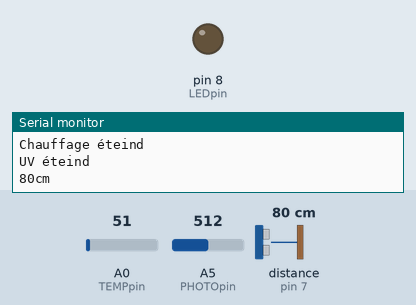
Simulated run of this sketch. Board: Arduino Uno, built with avr-gcc and run on an emulated ATmega328P. On the bench: output pins drawn as LEDs (lit = HIGH), the last lines printed to the serial monitor. Wiring (inferred from the names in the program): ultrasonic range finder: trigger pin 7; echo pin 7. The test bench sets the inputs (shaded band); at power-on: A5 (PHOTOpin) = 512, distance to the obstacle (sensor on pin 7) 80 cm, A0 (TEMPpin) = 51. The echo pulse lasts 58.3 µs per cm.

Above: at 1.8 s.
1.9 s: A5 (PHOTOpin) set to 485
At 3.0 s:
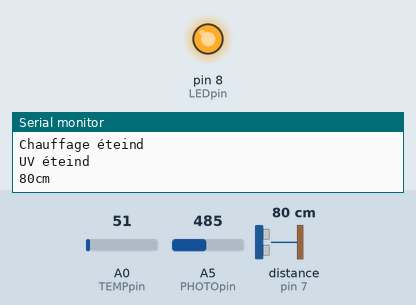
3.5 s: distance to the obstacle (sensor on pin 7) set to 167 cm
5.0 s: distance to the obstacle (sensor on pin 7) set to 176 cm
10.6 s: A0 (TEMPpin) set to 48
12.3 s: A0 (TEMPpin) set to 58
At 14.5 s:
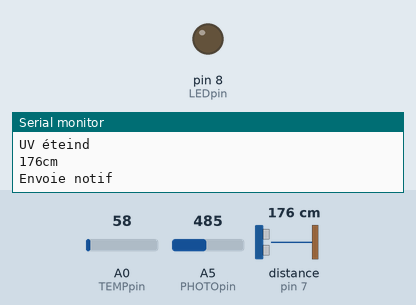
Timing chart, 0 to 15.6 s (numbered marks = the images above; inputs shaded):
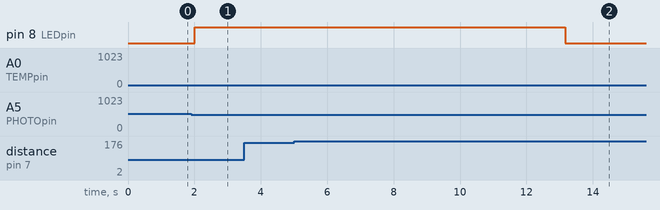

The sketch:

projet_iot1.ino
```cpp
// C++ code
//
int LEDpin = 8;
#define PHOTOpin A5
#define TEMPpin A0
float volt; //le voltage du capteur
float temp; // On initialise la variable de température
int PINGpin = 7;
// variable pour le temps entre deux ondes et la distance
long duration, cm;
// valeur brute de la température
int valeur_brute;
//température en degrès celcius
float temperature_celcius;


void setup()
{
  //initialiser le moniteur série
  Serial.begin(9600);
  //initialiser la LED
  pinMode(LEDpin, OUTPUT);
  //initialiser la photorésistance
  pinMode(PHOTOpin, INPUT);
}

void loop()
{
  //lire la valeur de la photorésistance
  int sensor = analogRead(PHOTOpin);
  //afficher cette valeur dans le moniteur

  Serial.print(" luminosite: ");
  Serial.print(sensor);
  Serial.println();

  valeur_brute = analogRead(TEMPpin);

  temperature_celcius = valeur_brute * (5.0 / 1023.0 * 100.0);

  Serial.print(temperature_celcius);
  Serial.print("°C");
  Serial.println();

  if(temperature_celcius < 12){
    Serial.println("chauffage allumé");
  }else{
    Serial.println("Chauffage éteind");
  }

   if(sensor < 500 && temperature_celcius < 25 ){
    digitalWrite(LEDpin, HIGH); // la LED s'allume
  }else{
  	digitalWrite(LEDpin, LOW); // la led s'éteind
  }

  if(sensor < 300 ) {
    Serial.println("UV allumé");
  }else{
    Serial.println("UV éteind");
  }

  // capteur ultrason

  // Morceau de code permettant de réinitialiser le capteur pour l’envoie d’une nouvelle onde
  pinMode(PINGpin, OUTPUT);
  digitalWrite(PINGpin, LOW);
  delayMicroseconds(2);
  digitalWrite(PINGpin, HIGH);
  delayMicroseconds(5);
  digitalWrite(PINGpin, LOW);

  // on utilise pulseIn pour recevoir une durée de type long
  pinMode(PINGpin, INPUT);
  duration = pulseIn(PINGpin, HIGH);

  // On converti la durée en distance grâce à une fonction que vous trouverez plus bas
  cm = microsecondsToCentimeters(duration);

  Serial.print(cm);
  Serial.print("cm");
  Serial.println();

  if(cm > 170){
    Serial.println("Envoie notif");
  }

  delay(1000);
}

long microsecondsToCentimeters(long microseconds)
{
  // nous divisons la durée par la vitesse et par 2 pour avoir la distance d’un aller simple.
  return microseconds / 29 / 2;
}
```

Measured:
- the behaviour switches between 500 and 499 on A5 (PHOTOpin) (found by bisection; images 0 and 1)
- the behaviour switches between 51 and 52 on A0 (TEMPpin) (found by bisection; images 1 and 2)
- after the input at 1.9 s, pin 8 (LEDpin): LOW → HIGH after 0.12 s
- after the input at 12.3 s, pin 8 (LEDpin): HIGH → LOW after 0.87 s
